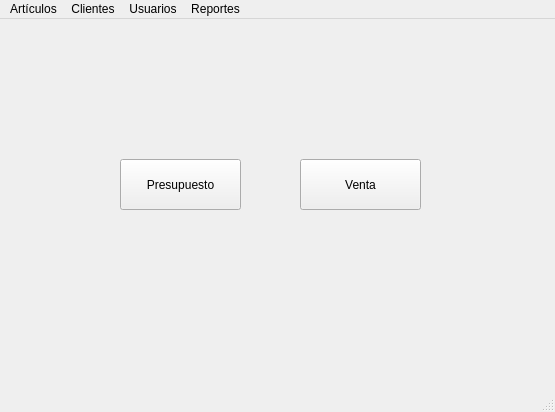
<?xml version="1.0" encoding="UTF-8"?>
<ui version="4.0">
 <class>MainWindow</class>
 <widget class="QMainWindow" name="MainWindow">
  <property name="geometry">
   <rect>
    <x>0</x>
    <y>0</y>
    <width>555</width>
    <height>412</height>
   </rect>
  </property>
  <property name="windowTitle">
   <string>Clean Stock</string>
  </property>
  <widget class="QWidget" name="centralwidget">
   <widget class="QPushButton" name="pushButton">
    <property name="geometry">
     <rect>
      <x>120</x>
      <y>140</y>
      <width>121</width>
      <height>51</height>
     </rect>
    </property>
    <property name="text">
     <string>Presupuesto</string>
    </property>
   </widget>
   <widget class="QPushButton" name="pushButton_2">
    <property name="geometry">
     <rect>
      <x>300</x>
      <y>140</y>
      <width>121</width>
      <height>51</height>
     </rect>
    </property>
    <property name="text">
     <string>Venta</string>
    </property>
   </widget>
  </widget>
  <widget class="QMenuBar" name="menubar">
   <property name="geometry">
    <rect>
     <x>0</x>
     <y>0</y>
     <width>555</width>
     <height>22</height>
    </rect>
   </property>
   <widget class="QMenu" name="menuArt_culos">
    <property name="title">
     <string>Artículos</string>
    </property>
   </widget>
   <widget class="QMenu" name="menuClientes">
    <property name="title">
     <string>Clientes</string>
    </property>
   </widget>
   <widget class="QMenu" name="menuUsuarios">
    <property name="title">
     <string>Usuarios</string>
    </property>
   </widget>
   <widget class="QMenu" name="menuReportes">
    <property name="title">
     <string>Reportes</string>
    </property>
   </widget>
   <addaction name="menuArt_culos"/>
   <addaction name="menuClientes"/>
   <addaction name="menuUsuarios"/>
   <addaction name="menuReportes"/>
  </widget>
  <widget class="QStatusBar" name="statusbar"/>
 </widget>
 <resources/>
 <connections/>
</ui>
